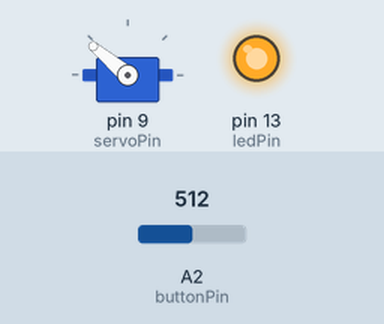
The sketch below on a simulated Arduino Uno, built with avr-gcc and run on an emulated ATmega328P. Parts: servo, output pins drawn as LEDs (lit = HIGH). The test bench sets the inputs (shaded band); at power-on: A2 (buttonPin) = 512.

Above: at 1.2 s.
1.3 s: A2 (buttonPin) set to 85
2.8 s: A2 (buttonPin) set to 76
At 3.3 s:
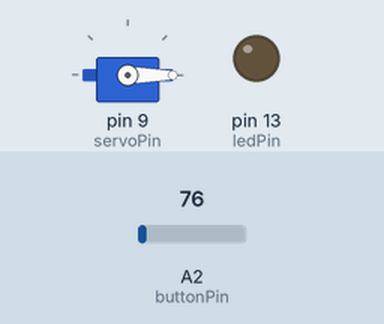
4.3 s: A2 (buttonPin) set to 122
At 5.5 s:
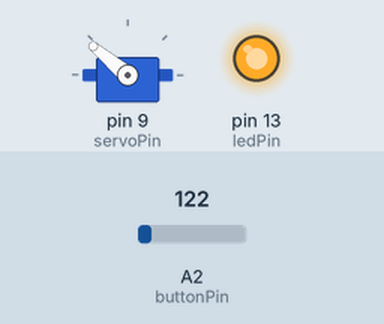
5.8 s: A2 (buttonPin) set to 0
At 6.4 s:
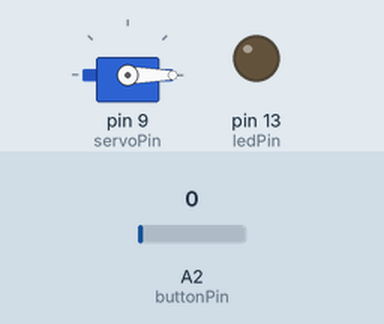
Timing chart, 0 to 8.3 s (numbered marks = the images above; inputs shaded):
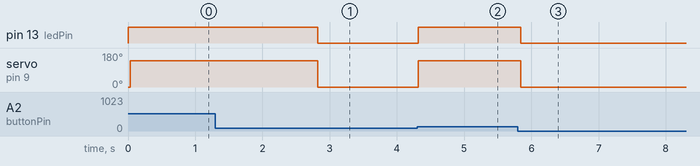

Measured:
- the behaviour switches between 81 and 80 on A2 (buttonPin) (found by bisection; images 0 and 1)
- after the input at 1.3 s, every drawn part: stays the same
- after the input at 2.8 s, pin 13 (ledPin): HIGH → LOW at once; servo on pin 9 (servoPin): 140° → 0° at once
- after the input at 4.3 s, pin 13 (ledPin): LOW → HIGH at once; servo on pin 9 (servoPin): 0° → 140° at once
- after the input at 5.8 s, pin 13 (ledPin): HIGH → LOW at once; servo on pin 9 (servoPin): 140° → 0° at once

The sketch:

trashcan.ino
```cpp
#include <Servo.h>
/*
 * Based at Sweep example
 *
 * This 'app' use servo for open trashcan,
 * sensor of opened door is reed switch (as button)
 *
 * In closed state servo detached - for minimum noise and power save
 */

Servo myservo;
int closed = 0;
int opened = 140;
int state = 0;
const int buttonPin = 2;
const int ledPin =  13;
const int servoPin = 9;
void setup()
{
  myservo.attach(servoPin);
  digitalWrite(ledPin, HIGH);
  pinMode(ledPin, OUTPUT);
  myservo.write(closed);
  myservo.detach();
  Serial.begin(9600);

}

void loop()
{
  //analog filter
  for(int i=0;i<10;i++){
    state = state + analogRead(buttonPin);
    delay(3);
  }

  if(state > 800){ //High signal, open trashcan;
    myservo.attach(servoPin);
    myservo.write(opened);
    digitalWrite(ledPin, HIGH);
  }else{ //Low signal, close trashcan
    myservo.write(closed);
    myservo.detach();
    digitalWrite(ledPin, LOW);
  }
  state = 0;
  delay(2);
}
```
